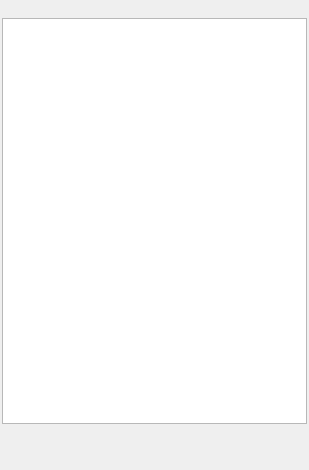
<?xml version="1.0" encoding="UTF-8"?>
<ui version="4.0">
 <class>SessionWidgetClass</class>
 <widget class="QWidget" name="SessionWidgetClass">
  <property name="geometry">
   <rect>
    <x>0</x>
    <y>0</y>
    <width>309</width>
    <height>470</height>
   </rect>
  </property>
  <property name="sizePolicy">
   <sizepolicy hsizetype="Expanding" vsizetype="Expanding">
    <horstretch>0</horstretch>
    <verstretch>0</verstretch>
   </sizepolicy>
  </property>
  <property name="windowTitle">
   <string>Form</string>
  </property>
  <layout class="QVBoxLayout" name="verticalLayout">
   <property name="spacing">
    <number>2</number>
   </property>
   <property name="leftMargin">
    <number>2</number>
   </property>
   <property name="topMargin">
    <number>2</number>
   </property>
   <property name="rightMargin">
    <number>2</number>
   </property>
   <property name="bottomMargin">
    <number>2</number>
   </property>
   <item>
    <widget class="QLabel" name="m_StatusLabel">
     <property name="sizePolicy">
      <sizepolicy hsizetype="Expanding" vsizetype="Preferred">
       <horstretch>0</horstretch>
       <verstretch>0</verstretch>
      </sizepolicy>
     </property>
     <property name="text">
      <string/>
     </property>
    </widget>
   </item>
   <item>
    <widget class="HistoryListWidget" name="m_HistoryList">
     <property name="sizePolicy">
      <sizepolicy hsizetype="Expanding" vsizetype="Expanding">
       <horstretch>0</horstretch>
       <verstretch>0</verstretch>
      </sizepolicy>
     </property>
    </widget>
   </item>
   <item>
    <widget class="ChatEntryWidget" name="m_ChatEntry" native="true">
     <property name="sizePolicy">
      <sizepolicy hsizetype="Expanding" vsizetype="Preferred">
       <horstretch>0</horstretch>
       <verstretch>0</verstretch>
      </sizepolicy>
     </property>
     <property name="minimumSize">
      <size>
       <width>0</width>
       <height>42</height>
      </size>
     </property>
    </widget>
   </item>
  </layout>
 </widget>
 <customwidgets>
  <customwidget>
   <class>ChatEntryWidget</class>
   <extends>QWidget</extends>
   <header>ChatEntryWidget.h</header>
   <container>1</container>
  </customwidget>
  <customwidget>
   <class>HistoryListWidget</class>
   <extends>QListWidget</extends>
   <header>HistoryListWidget.h</header>
  </customwidget>
 </customwidgets>
 <resources/>
 <connections/>
</ui>
